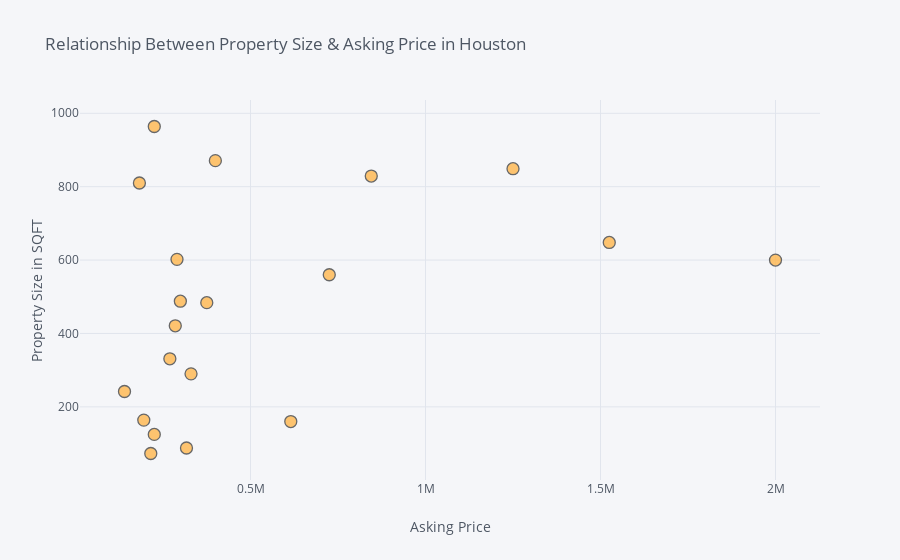

Notebook code for this chart:
### Markdown cell above
### Scatterplot

### Code cell
data[(data['City'] == ' Houston') & (data['Listing Type'].str.contains('sale'))].iplot(
    y = 'Property Size in sqft',
    x = 'Asking Price',
    title = 'Relationship Between Property Size & Asking Price in Houston',
    xaxis_title = 'Asking Price',
    yaxis_title = 'Property Size in SQFT',
    categories = 'City',
    color = '#ffb74d',
    kind = 'scatter'
)

### Figure 1 — Plotly figure (JSON) as saved in the notebook; plotly's stock layout.template omitted (floating-point values rounded to 4 significant figures)
{"data": [{"marker": {"color": "rgba(255, 183, 77, 1.0)", "line": {"width": 1.3}, "opacity": 0.8, "size": 12, "symbol": "circle"}, "mode": "markers", "name": " Houston", "textfont": {"color": "#4D5663"}, "type": "scatter", "x": [195000, 615000, 1525000, 375000, 285000, 139900, 215000, 269500, 845000, 289900, 2000000, 330000, 316999, 399500, 1250000, 225000, 182500, 225000, 299500, 725000], "y": [164, 160, 648, 484, 421, 242, 73, 331, 829, 602, 600, 290, 88, 871, 849, 125, 810, 964, 488, 560]}], "layout": {"legend": {"bgcolor": "#F5F6F9", "font": {"color": "#4D5663"}}, "paper_bgcolor": "#F5F6F9", "plot_bgcolor": "#F5F6F9", "title": {"font": {"color": "#4D5663"}, "text": "Relationship Between Property Size & Asking Price in Houston"}, "xaxis": {"gridcolor": "#E1E5ED", "showgrid": true, "tickfont": {"color": "#4D5663"}, "title": {"font": {"color": "#4D5663"}, "text": "Asking Price"}, "zerolinecolor": "#E1E5ED"}, "yaxis": {"gridcolor": "#E1E5ED", "showgrid": true, "tickfont": {"color": "#4D5663"}, "title": {"font": {"color": "#4D5663"}, "text": "Property Size in SQFT"}, "zerolinecolor": "#E1E5ED"}}}
